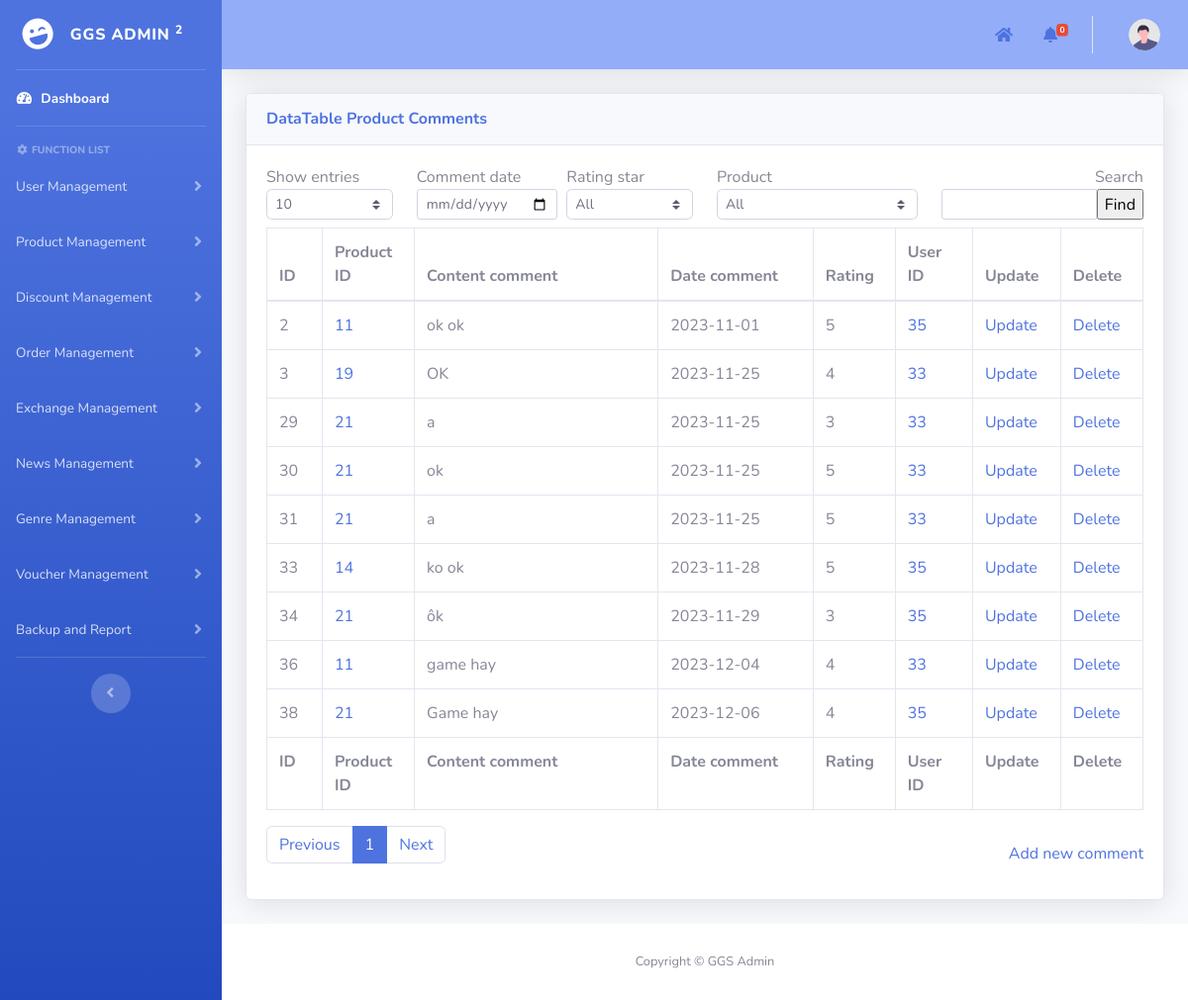
The app's page /admin/pages/productManagement/product_comments.php with its own data.
### tables this page shows
CREATE TABLE `product_comments` (
  `id` int(11) NOT NULL AUTO_INCREMENT,
  `comment` text NOT NULL,
  `comment_date` date NOT NULL,
  `rating` enum('1','2','3','4','5') DEFAULT NULL,
  `product_id` int(11) NOT NULL,
  `user_id` int(11) NOT NULL,
  PRIMARY KEY (`id`),
  KEY `fk_product` (`product_id`),
  KEY `fk_user` (`user_id`),
  CONSTRAINT `fk_product` FOREIGN KEY (`product_id`) REFERENCES `products` (`id`) ON DELETE CASCADE ON UPDATE CASCADE,
  CONSTRAINT `fk_user` FOREIGN KEY (`user_id`) REFERENCES `users` (`id`) ON DELETE CASCADE ON UPDATE CASCADE
);

### admin/pages/productManagement/product_comments.php (the view, shortened to what the rows shown need)
<?php
include("../add_template.php");
function main()
{
    include("../../../mod/database_connection.php");
    $search = isset($_POST["search"]) ? $_POST["search"] : "";
    $show_entries = isset($_POST["show_entries"]) ? $_POST["show_entries"] : 10;
    if (isset($_GET['page'])) {
        $page = $_GET['page'];
    } else {
        $page = 1;
    }
    if ($page == 1) {
        $begin = 0;
    } else {
        $begin = ($page * $show_entries) - $show_entries;
    }
    $query = "SELECT pc.*,p.product_name FROM product_comments pc, products p WHERE p.id = pc.product_id
     AND p.product_name LIKE ? ";
    $params = array("%" . $search . "%");
    $query .= "LIMIT ?, ?";
    $params[] = $begin;
    $params[] = $show_entries;
    $stmt = $conn->prepare($query);
    $stmt->bind_param(str_repeat("s", count($params)), ...$params);
    if (!$stmt->execute()) {
        die("Execute failed: " . $stmt->error);
    }
    $result = $stmt->get_result();
    ?>
    <div class="container-fluid">
        <form method="post" name="frmDataDiscount">
            <div class="card shadow mb-4">
                <div class="card-body">
                    <div class="table-responsive">
                        <div id="dataTable_wrapper" class="dataTables_wrapper dt-bootstrap4">
                            <div id="table_data_return">
                                <div class="row">
                                    <div class="col-sm-12">
                                        <table class="table table-bordered dataTable" id="dataTable" width="100%"
                                            cellspacing="0" role="grid" aria-describedby="dataTable_info"
                                            style="width: 100%;">
                                            <thead>
                                                <tr role="row">
                                                    <th class="sorting sorting_asc" tabindex="0" aria-controls="dataTable"
                                                        rowspan="1" colspan="1" aria-sort="ascending"
                                                        aria-label="ID: activate to sort column descending"
                                                        style="width: 50px;">
                                                        ID
                                                    </th>
                                                    <th class="sorting" tabindex="0" aria-controls="dataTable" rowspan="1"
                                                        colspan="1"
                                                        aria-label="Order date: activate to sort column ascending"
                                                        style="width: 70px;">
                                                        Product ID</th>
                                                    <th class="sorting" tabindex="0" aria-controls="dataTable" rowspan="1"
                                                        colspan="1" aria-label="Customer: activate to sort column ascending"
                                                        style="width: 220px;">
                                                        Content comment
                                                    </th>
                                                    <th class="sorting" tabindex="0" aria-controls="dataTable" rowspan="1"
                                                        colspan="1"
                                                        aria-label="Total amount: activate to sort column ascending"
                                                        style="width: 140px;">
                                                        Date comment
                                                    </th>
                                                    <th class="sorting" tabindex="0" aria-controls="dataTable" rowspan="1"
                                                        colspan="1" aria-label="Status: activate to sort column ascending"
                                                        style="width: 70px;">
                                                        Rating</th>
                                                    <th class="sorting" tabindex="0" aria-controls="dataTable" rowspan="1"
                                                        colspan="1" aria-label="Status: activate to sort column ascending"
                                                        style="width: 70px;">
                                                        User ID</th>
                                                    <th class="sorting" tabindex="0" aria-controls="dataTable" rowspan="1"
                                                        colspan="1" aria-label="Age: activate to sort column ascending"
                                                        style="width: 70px;">Update
                                                    </th>
                                                    <th class="sorting" tabindex="0" aria-controls="dataTable" rowspan="1"
                                                        colspan="1" aria-label="Age: activate to sort column ascending"
                                                        style="width: 70px;">Delete
                                                    </th>
                                                </tr>
                                            </thead>
                                            <tfoot>
                                                <tr>
                                                    <th rowspan="1" colspan="1">ID</th>
                                                    <th rowspan="1" colspan="1">Product ID</th>
                                                    <th rowspan="1" colspan="1">Content comment</th>
                                                    <th rowspan="1" colspan="1">Date comment</th>
                                                    <th rowspan="1" colspan="1">Rating</th>
                                                    <th rowspan="1" colspan="1">User ID</th>
                                                    <th rowspan="1" colspan="1">Update</th>
                                                    <th rowspan="1" colspan="1">Delete</th>
                                                </tr>
                                            </tfoot>
                                            <tbody>
                                                <?php
                                                if ($result->num_rows > 0) {
                                                    while ($row = $result->fetch_assoc()) { ?>
                                                        <tr>
                                                            <td>
                                                                <?php echo $row['id']; ?>
                                                            </td>
                                                            <td>
                                                                <a href="./products_management.php?id=<?= $row['product_id']; ?>">
                                                                    <?= $row['product_id']; ?>
                                                                </a>
                                                            </td>
                                                            <td>
                                                                <?php echo $row['comment']; ?>
                                                            </td>
                                                            <td>
                                                                <?php echo $row['comment_date']; ?>
                                                            </td>
                                                            <td>
                                                                <?php echo $row['rating']; ?>
                                                            </td>
                                                            <td>
                                                                <a href="../userMangement/users_management.php?id=<?= $row['user_id']; ?>">
                                                                    <?= $row['user_id']; ?>
                                                                </a>
                                                            </td>
                                                            <td><a href="update_product_comment.php?id=<?php echo $row['id']; ?>">Update</a>
                                                            </td>
                                                            <td><a
                                                                    href="javascript:deleteItem(<?php echo $row['id']; ?>)">Delete</a>
                                                            </td>
                                                        </tr>
                                                        <?php
                                                    }
                                                } else {
                                                    echo '<td style="border: none;">No results found.</td>';
                                                }
                                                ?>
                                            </tbody>
                                        </table>
                                    </div>
                                </div>
                            </div>
                        </div>
                    </div>
                </div>
            </div>
        </form>
    </div>
<?php }
?>

### records on screen
product_comments: id "2", product "11", comment "ok ok", comment_date "2023-11-01", rating "5", user "35"
product_comments: id "3", product "19", comment "OK", comment_date "2023-11-25", rating "4", user "33"
product_comments: id "29", product "21", comment "a", comment_date "2023-11-25", rating "3", user "33"
product_comments: id "30", product "21", comment "ok", comment_date "2023-11-25", rating "5", user "33"
product_comments: id "31", product "21", comment "a", comment_date "2023-11-25", rating "5", user "33"
product_comments: id "33", product "14", comment "ko ok", comment_date "2023-11-28", rating "5", user "35"
product_comments: id "34", product "21", comment "ôk", comment_date "2023-11-29", rating "3", user "35"
product_comments: id "36", product "11", comment "game hay", comment_date "2023-12-04", rating "4", user "33"
product_comments: id "38", product "21", comment "Game hay", comment_date "2023-12-06", rating "4", user "35"
